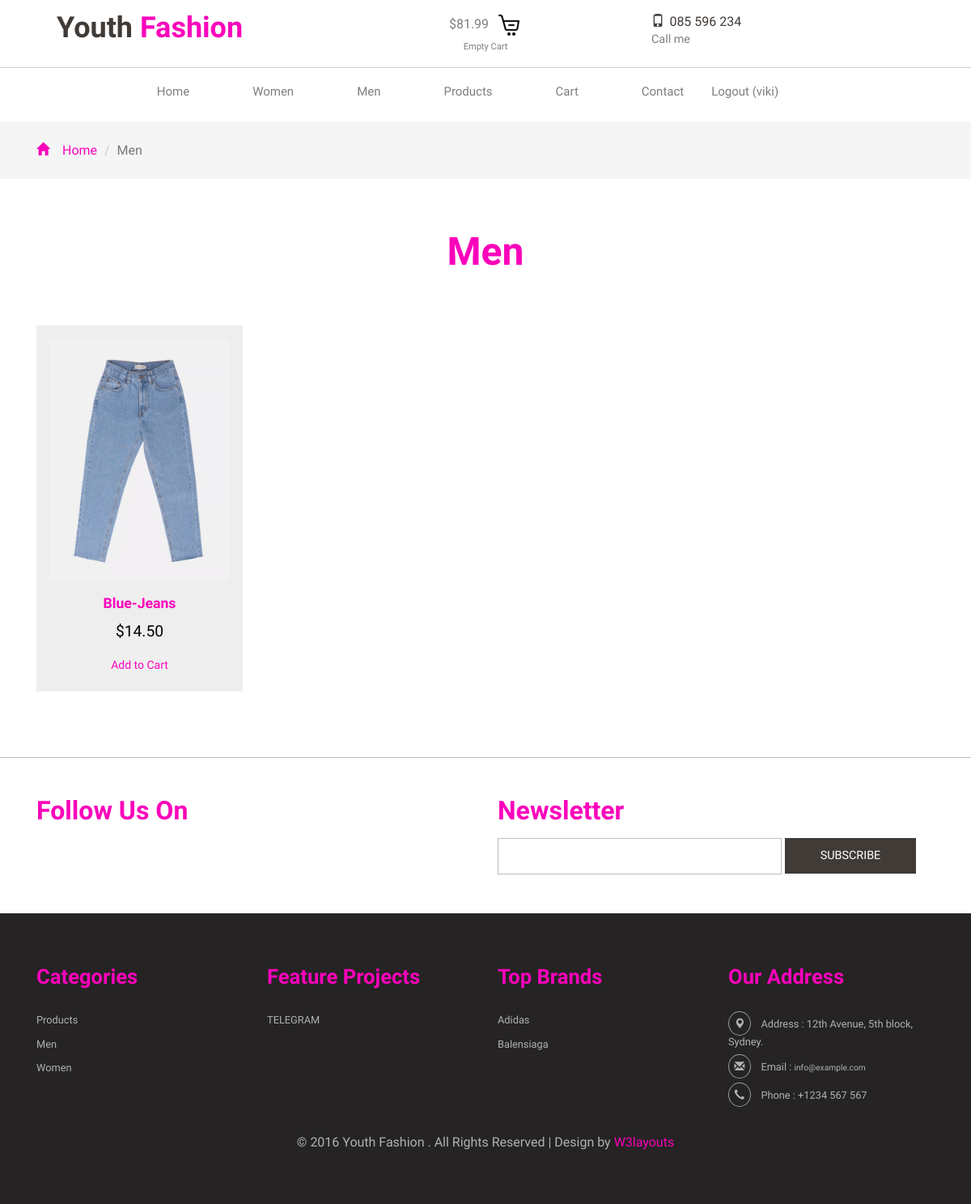
/men.html (signed in), run on the app's committed database.
### main/models.py (models this page shows, shortened)
class Order(models.Model):
    customer = models.ForeignKey(Customer, on_delete=models.SET_NULL, null=True, blank=True)
    date_ordered = models.DateTimeField(auto_now_add=True)
    complete = models.BooleanField(default=False ,null=True,blank=False)
    transaction_id = models.CharField(max_length=100,null=True)
    @property
    def get_cart_total(self):
        orderitem = self.orderitem_set.all()
        total = sum([item.get_total for item in orderitem])
        return total

class OrderItem(models.Model):
    product = models.ForeignKey(Product,on_delete=models.SET_NULL,null=True)
    order = models.ForeignKey(Order,on_delete=models.SET_NULL, null=True)
    quantity = models.IntegerField(default=0,null=True,blank=True)
    date_added = models.DateTimeField(auto_now_add=True)
    @property
    def get_total(self):
        total = self.quantity * self.product.price
        return total

class Product(models.Model):
    category = models.ForeignKey(Category, on_delete=models.PROTECT)
    name = models.CharField(max_length=200, db_index=True)
    slug = models.SlugField(max_length=200, db_index=True)
    image = models.ImageField(null=True, blank=True)
    description = models.TextField(blank=True)
    size = models.CharField(max_length=20, default='S', choices=[('L', 'L'), ('M', 'M'), ('S', 'S')])
    price = models.DecimalField(max_digits=10, decimal_places=2)
    digital = models.BooleanField(default=True, null=True, blank=False)
    quantity = models.PositiveIntegerField(default=0)  # Кількість товару на складі
    created = models.DateTimeField(auto_now_add=True)
    updated = models.DateTimeField(auto_now=True)
    @property
    def imageURL(self) -> str:
        try:
            url = self.image.url
        except:
            url = ''
        return url
    class Meta:
        ordering = ('name',)
        index_together = (('id', 'slug'),)

### main/views.py (the view)
    def wrapper(request, *args, **kwargs):
        categories = Category.objects.all()
        products = Product.objects.all()
        response = func(request, categories=categories, products=products, *args, **kwargs)
        return response

### main/views.py (called while the page is built)
def dec_auth_products(func):
    def wrapper(request, *args, **kwargs):
        if request.user.is_authenticated:
            customer = request.user.customer
            order, created = Order.objects.get_or_create(customer=customer, complete=True)
            items = order.orderitem_set.all()
        else:
            items = []
            order = {'get_cart_total' : 0, 'get_total_items' : 0 }
        response = func(request, order=order, items=items, *args, **kwargs)
        return response
    return wrapper

def dec_add_categories_and_products(func):
    def wrapper(request, *args, **kwargs):
        categories = Category.objects.all()
        products = Product.objects.all()
        response = func(request, categories=categories, products=products, *args, **kwargs)
        return response
    return wrapper

@dec_auth_products
@dec_add_categories_and_products
def men(request,order,items,categories,products):
        context = {
            'order' : order,'items': items,
            'categories' : categories,
            'products' : products.filter(category__name ='Men'),
            }
        return render(request, 'main/men.html', context)

### main/templates/main/men.html (shortened to what this page needs)
{% extends "./main.html" %}
{%load static%}
{%block content%}
<div class="breadcrumbs">
    <div class="container">
        <ol class="breadcrumb breadcrumb1 animated wow slideInLeft animated" data-wow-delay=".5s" style="visibility: visible; animation-delay: 0.5s; animation-name: slideInLeft;">
            <li><a href="index"><span class="glyphicon glyphicon-home" aria-hidden="true"></span>Home</a></li>
            <li class="active">Men</li>
        </ol>
    </div>
</div>
<div class="products">
    <div class="container">
        <h2>Men</h2>
        <div class="col-md-9">
            <div class="content-top1">
                <div class="row">
                    {% for product in products %}
                    <div class="col-md-4 col-md-4">
                        <div class="col-md1 simpleCart_shelfItem">
                            <a href="{% url 'shop:single' product_id=product.id %}">
                                <img class="img-responsive" src="{{ product.imageURL }}" alt="" />
                            </a>
                            <h3><a href="{% url 'shop:single' product_id=product.id %}">{{ product.name }}</a></h3>
                            <div class="price">
                                <h5 class="item_price">${{ product.price }}</h5>
                                <button data-product="{{ product.id }}" data-action="add" class="btn btn-outline-secondary add-btn update-cart" style="color: #fa03bb;">Add to Cart</button>
                            </div>
                        </div>
                    </div>
                    {% endfor %}
                    <div class="clearfix"></div>
                </div>
            </div>
        </div>
    </div>
</div>
						 <div class="col-md-3 product-bottom">
										{%endblock content%}

### main/templates/main/main.html (shortened to what this page needs)
<!DOCTYPE html>
<html>
<head>
    {%load static%}
<link href="{% static 'main/css/bootstrap-3.1.1.min.css'%}" rel='stylesheet' type='text/css' />
<link href="{% static 'main/css/style.css'%}" rel="stylesheet" type="text/css" media="all" />
</head>
<body>
<div class="header">
	<div class="header-top">
		<div class="container">
				<div class="col-sm-4 logo">
					<h1><a href="/">Youth <span>Fashion</span></a></h1>
				</div>
				<div class="col-sm-4 world">
					<div class="cart box_1">
						<a href="checkout">
						<h3> <div class="total">
							<span class="Cart_ad">${{order.get_cart_total}}</span></div>
							<img src="{% static 'main/images/cart.png'%}" alt=""/></h3>
						</a>
						<p><a href="javascript:;" class="simpleCart_empty">Empty Cart</a></p>
					</div>
			</div>
			<div class="col-sm-2 number">
					<span><i class="glyphicon glyphicon-phone"></i>085 596 234</span>
					<p>Call me</p>
				</div>
				<div class="clearfix"> </div>
		</div>
	</div>
		<div class="container">
			<div class="head-top">
			<div class="n-avigation">
				<nav class="navbar nav_bottom" role="navigation">
				  <div class="navbar-header nav_2">
				   </div>
					<div class="collapse navbar-collapse" id="bs-megadropdown-tabs">
						<ul class="nav navbar-nav nav_1">
							<li><a href="/">Home</a></li>
							<li class="dropdown mega-dropdown active">
								<a href="women">Women</a>
							</li>
							<li class="dropdown mega-dropdown active">
								<a href="men">Men</span></a>
							</li>
							<li><a href="products">Products</a></li>
							{% if user.is_authenticated %}
    						<li><a	href="checkout">Cart</a></li>
						    <li class="last"><a href="contact">Contact</a></li>
    						<li><a	href= 'logout' >Logout ({{user.username}})</a></li>
							{% else %}
							<li><a href="account">Sign In</a></li>
							{% endif %}
						</ul>
					 </div>
				</nav>
			</div>
					<link href="{% static 'main/css/popuo-box.css'%}" rel="stylesheet" type="text/css" media="all"/>
		</div>
	</div>
</div>
{%block content%}{%endblock content%}
				</div>
		<div class="clearfix"> </div>
<div class="footer">
	<div class="container">
		<div class="footer-top">
			<div class="col-md-6 top-footer">
				<h3>Follow Us On</h3>
				<div class="social-icons">
					<ul class="social">
					</ul>
				 </div>
			</div>
			<div class="col-md-6 top-footer1">
				<h3>Newsletter</h3>
					<form action="#" method="post">
						<input type="text" name="email" value="" onfocus="this.value='';" onblur="if (this.value == '') {this.value ='';}">
						<input type="submit" value="SUBSCRIBE">
					</form>
			</div>
			<div class="clearfix"> </div>
		</div>
	</div>
	<div class="footer-bottom">
		<div class="container">
				<div class="col-md-3 footer-bottom-cate">
					<h6>Categories</h6>
					<ul>
						<li><a href="products">Products</a></li>
						<li><a href="men">Men</a></li>
						<li><a href="women">Women</a></li>
					</ul>
				</div>
				<div class="col-md-3 footer-bottom-cate">
					<h6>Feature Projects</h6>
					<ul>
						<li><a href="men">TELEGRAM</a></li>
					</ul>
				</div>
				<div class="col-md-3 footer-bottom-cate">
					<h6>Top Brands</h6>
					<ul>
						<li><a href="products">Adidas</a></li>
						<li><a href="products">Balensiaga</a></li>
					</ul>
				</div>
				<div class="col-md-3 footer-bottom-cate cate-bottom">
					<h6>Our Address</h6>
					<ul>
						<li><i class="glyphicon glyphicon-map-marker" aria-hidden="true"></i>Address : 12th Avenue, 5th block, <span>Sydney.</span></li>
						<li><i class="glyphicon glyphicon-envelope" aria-hidden="true"></i>Email : <a href="mailto:info@example.com">info@example.com</a></li>
						<li><i class="glyphicon glyphicon-earphone" aria-hidden="true"></i>Phone : +1234 567 567</li>
					</ul>
				</div>
				<div class="clearfix"> </div>
				<p class="footer-class"> © 2016 Youth Fashion . All Rights Reserved | Design by <a href="http://w3layouts.com/" target="_blank">W3layouts</a> </p>
			</div>
	</div>
</div>
</body>
</html>

### static/main/css/style.css (style rules this page uses)
html,body { background:#fff; font-size: 100%; font-family: 'Roboto-Regular'; }
body a { transition:0.5s all; -webkit-transition:0.5s all; -moz-transition:0.5s all; -o-transition:0.5s all; -ms-transition:0.5s all; }
ul { padding: 0; margin: 0; }
h1,h2,h3,h4,h5,h6,label,p { margin:0; }
.logo span { color: #fa03bb; }
.header-top { padding: 15px 0; border-bottom: 1px solid #d0d0d0; }
.head-top { padding: 0.5em 0; }
.number p { color:#7e7e7e; font-size: 0.9em; }
.number span { color:#403b37; font-size: 1em; }
.navbar { min-height:100%; margin-bottom:0; }
.navbar-nav { margin:0 auto; width:100%; }
.navbar-nav > li > a { padding: 10px 15px; text-align: center; color: #fff; font-weight: 100; font-size: 15px; }
.nav_bottom { background:none; }
.mega-dropdown { position: static !important; }
ul.nav_1 { text-align: center; }
ul.nav_1 li { margin-right: 44px; float: none; display: inline-block; }
ul.nav_1 li a { color: #7e7e7e; }
ul.nav_1 li.last { margin-right:0; }
.navbar { position: relative; min-height: 50px; margin-bottom: 0px; border: 1px solid transparent; }
.logo { padding: 0 0em 0 2.5em; }
.logo h1 a { color: #403b37; font-size: 1em; text-decoration: none; font-family: 'Poiret One', cursive; font-weight:700; }
.world p { color: #fa03bb; font-size: 0.9em; margin: 0; }
.world { text-align: center; }
i.glyphicon.glyphicon-phone { margin: 0 4% 0 0; }
.box_1 h3 { color: #7e7e7e; font-size: 1em; }
.box_1 h3 img { margin-left: 5px; }
.box_1 p a { color: #7e7e7e; font-size: 0.77em; }
.total { display: inline-block; }
.glyphicon { line-height: normal; }
.col-md1 img { margin: 0 auto; }
.col-md1 h3 { font-size: 1.1em; line-height: 1.1em; text-align: center; margin: 1em 0 0.7em; color: #000; }
.col-md1 h3 a { color: #fa03bb; text-decoration: none; font-family: 'Poiret One', cursive; font-weight: 700; }
.price h5 { color: #000; font-size: 1.2em; margin: 14px 0; }
.price { text-align: center; }
.content-top1 { padding: 1em 0; }
.col-md1 { padding: 1em; background-color: #eee; }
.top-footer1 h3 { font-size: 2em; color: #fa03bb; margin: 0 0 0.5em; font-family: 'Poiret One', cursive; font-weight:700; }
.top-footer h3 { font-size: 2em; color: #fa03bb; margin: 0 0 0.5em; font-family: 'Poiret One', cursive; font-weight:700; }
.top-footer1 input[type="text"] { width: 65%; padding: 0.6em; outline: none; color: #BDBDBD; font-size: 1em; background: none; border: 1px solid #BDBDBD; }
.top-footer1 input[type="submit"] { font-size: 0.9em; color: #fff; background-color:#403b37; border: none; padding: 0.8em 0em; width: 30%; vertical-align: top; outline: none; }
.footer { border-top: 1px solid #BDBDBD; }
.footer-top { padding: 3em 0 ; }
.footer-bottom-cate h6 { font-size: 1.6em; color: #fa03bb; margin: 0 0 1em; font-family: 'Poiret One', cursive; font-weight:700; }
.footer-bottom-cate ul { padding: 0; margin: 0; }
.footer-bottom-cate ul li { list-style: none; padding: 0.2em 0; }
.footer-bottom-cate ul li a { text-decoration:none; font-size: 0.8em; color: #B2B2B2; }
.cate-bottom ul li { font-size:0.8em; color: #B2B2B2; }
p.footer-class { font-size: 1em; color: #B2B2B2; margin: 2em 0 0; text-align:center; }
p.footer-class a { text-decoration:none; color: #fa03bb; }
.footer-bottom { padding: 4em 0; background:#252323; }
.footer-bottom-cate.cate-bottom ul li i { border: 1px solid #999; padding: .5em; border-radius: 100%; -webkit-border-radius: 100%; -moz-border-radius: 100%; -o-border-radius: 100%; -ms-border-radius: 100%; margin-right: 1em; }
.breadcrumb1 li span { left: 0em; padding-right: 1em; color: #fa03bb; }
.breadcrumbs { padding: 1.5em 0 !important; background: #f5f5f5 !important; }
.breadcrumb { padding: 0px 15px; margin-bottom: 0 !important; }
.breadcrumb1 li a { color: #fa03bb; text-decoration: none; }
.breadcrumb > .active { color: #777; }
.breadcrumb1 li { font-size: 1em; color: #999; }
ul.social { padding:0; }
.products h2 { color:#fa03bb; font-size: 3em; text-align: center; margin: 0 0 1em; font-family: 'Poiret One', cursive; font-weight:700; }
.products { padding: 4em 0; }

### main/templates/main/men.html (style rules this page uses)
.products .col-md1.simpleCart_shelfItem img { width: 100%; height: 300px; object-fit: cover; }

### data on the page
Order: get_cart_total "81.99"
Product: imageURL (picture), name "Blue-Jeans", price "14.50"

### other printed values
{{ user.username }} "viki"
